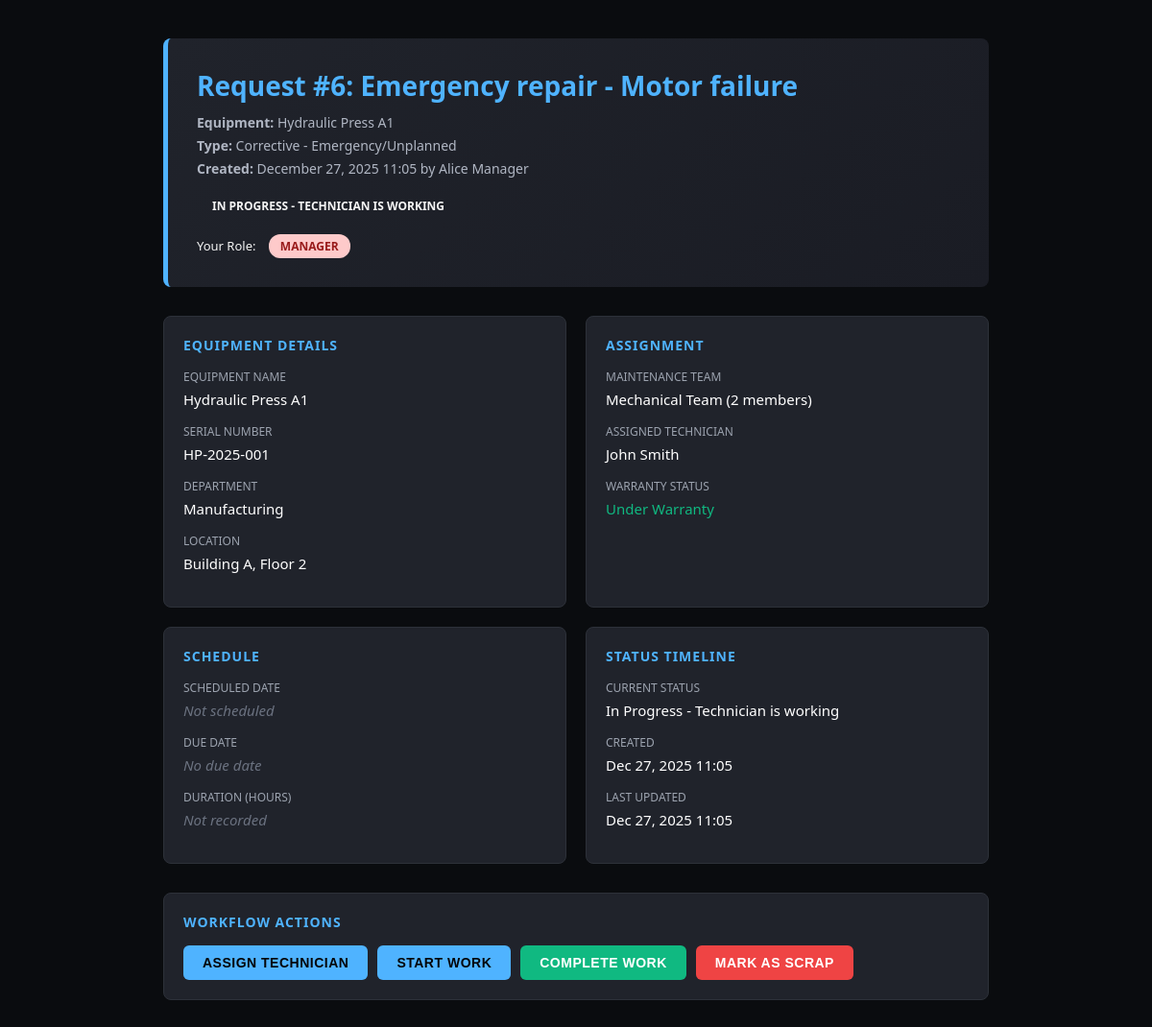
/maintenance/request/6/ (signed in), run on the app's committed database.
### maintenance/models.py (models this page shows, shortened)
class MaintenanceRequest(models.Model):
    REQUEST_TYPE_CHOICES = [
        ('Corrective', 'Corrective - Emergency/Unplanned'),
        ('Preventive', 'Preventive - Scheduled Maintenance'),
    ]
    STATUS_CHOICES = [
        ('New', 'New - Created, not yet assigned'),
        ('In Progress', 'In Progress - Technician is working'),
        ('Repaired', 'Repaired - Completed successfully'),
        ('Scrap', 'Scrap - Equipment marked for disposal'),
    ]
    subject = models.CharField(
        max_length=255,
        help_text="Brief description of the problem or maintenance task"
    )
    request_type = models.CharField(
        max_length=20,
        choices=REQUEST_TYPE_CHOICES,
        help_text="Type of maintenance request"
    )
    equipment = models.ForeignKey(
        Equipment,
        on_delete=models.CASCADE,
        related_name='maintenance_requests',
        help_text="Equipment requiring maintenance"
    )
    assigned_team = models.ForeignKey(
        MaintenanceTeam,
        on_delete=models.SET_NULL,
        null=True,
        blank=True,
        related_name='maintenance_requests',
        help_text="Team assigned to handle this request (auto-filled from equipment default)"
    )
    assigned_technician = models.ForeignKey(
        User,
        on_delete=models.SET_NULL,
        null=True,
        blank=True,
        related_name='assigned_maintenance_requests',
        help_text="Individual technician assigned to complete the work"
    )
    status = models.CharField(
        max_length=20,
        choices=STATUS_CHOICES,
        default='New',
        help_text="Current status of the maintenance request"
    )
    created_by = models.ForeignKey(
        User,
        on_delete=models.SET_NULL,
        null=True,
        blank=True,
        related_name='created_maintenance_requests',
        help_text="User who created this maintenance request"
    )
    scheduled_date = models.DateField(
        null=True,
        blank=True,
        help_text="Scheduled date for preventive maintenance"
    )
    due_date = models.DateField(
        null=True,
        blank=True,
        help_text="Target completion date"
    )
    duration = models.FloatField(
        null=True,
        blank=True,
        help_text="Estimated or actual duration in hours"
    )
    created_at = models.DateTimeField(auto_now_add=True, null=True, blank=True)
    updated_at = models.DateTimeField(auto_now=True)
    class Meta:
        verbose_name = "Maintenance Request"
        verbose_name_plural = "Maintenance Requests"
        ordering = ['-created_at']
        indexes = [
            models.Index(fields=['status']),
            models.Index(fields=['request_type']),
            models.Index(fields=['equipment']),
            models.Index(fields=['assigned_technician']),
            models.Index(fields=['scheduled_date']),
        ]
    @property
    def is_overdue(self):
        if not self.due_date:
            return False
        from datetime import date
        return date.today() > self.due_date and self.status != 'Repaired'

### equipment/models.py (models this page shows, shortened)
class Equipment(models.Model):
    name = models.CharField(
        max_length=150,
        help_text="Equipment name (e.g., 'Hydraulic Press A1', 'CNC Machine 3')"
    )
    serial_number = models.CharField(
        max_length=100,
        unique=True,
        help_text="Unique manufacturer serial number"
    )
    department = models.CharField(
        max_length=100,
        help_text="Department responsible for this equipment"
    )
    location = models.CharField(
        max_length=200,
        help_text="Physical location within facility (e.g., 'Building A, Floor 2, Section 3')"
    )
    assigned_employee = models.ForeignKey(
        User,
        on_delete=models.SET_NULL,
        null=True,
        blank=True,
        related_name='assigned_equipment',
        help_text="Primary employee responsible for this equipment"
    )
    default_maintenance_team = models.ForeignKey(
        MaintenanceTeam,
        on_delete=models.SET_NULL,
        null=True,
        blank=True,
        related_name='default_for_equipment',
        help_text="Default team for maintenance requests on this equipment"
    )
    default_technician = models.ForeignKey(
        User,
        on_delete=models.SET_NULL,
        null=True,
        blank=True,
        related_name='default_technician_for_equipment',
        help_text="Preferred technician for this equipment"
    )
    purchase_date = models.DateField(
        help_text="Date equipment was purchased"
    )
    warranty_expiry_date = models.DateField(
        null=True,
        blank=True,
        help_text="Date warranty expires"
    )
    is_scrapped = models.BooleanField(
        default=False,
        help_text="Whether equipment is logically scrapped (not deleted from system)"
    )
    created_at = models.DateTimeField(auto_now_add=True, null=True, blank=True)
    updated_at = models.DateTimeField(auto_now=True)
    class Meta:
        verbose_name = "Equipment"
        verbose_name_plural = "Equipment"
        ordering = ['name']
        indexes = [
            models.Index(fields=['serial_number']),
            models.Index(fields=['is_scrapped']),
        ]
    @property
    def is_under_warranty(self):
        if not self.warranty_expiry_date:
            return False
        from datetime import date
        return date.today() <= self.warranty_expiry_date

### teams/models.py (models this page shows, shortened)
class MaintenanceTeam(models.Model):
    name = models.CharField(
        max_length=100,
        unique=True,
        default='Unnamed Team',
        help_text="Unique team name (e.g., 'Hydraulics Team', 'Electrical Team')"
    )
    description = models.TextField(
        blank=True,
        null=True,
        help_text="Team specialization and responsibilities"
    )
    members = models.ManyToManyField(
        User,
        related_name='maintenance_teams',
        help_text="Team members eligible to be assigned as technicians"
    )
    created_at = models.DateTimeField(auto_now_add=True, null=True, blank=True)
    updated_at = models.DateTimeField(auto_now=True)
    class Meta:
        verbose_name = "Maintenance Team"
        verbose_name_plural = "Maintenance Teams"
        ordering = ['name']
    @property
    def member_count(self):
        return self.members.count()

### maintenance/views.py (the view)
# urls.py: path('request/<int:request_id>/', views.request_detail, name='request_detail'),
@login_required
@require_http_methods(["GET"])
def request_detail(request, request_id):
    try:
        maintenance_request = MaintenanceRequest.objects.get(id=request_id)
    except MaintenanceRequest.DoesNotExist:
        return render(request, 'maintenance/request_not_found.html', {
            'error': 'Request not found'
        }, status=404)
    actions = get_available_actions(maintenance_request, request.user)
    state = get_workflow_state(maintenance_request)
    user_role = PermissionChecker.get_user_role(request.user)
    context = {
        'request': maintenance_request,
        'actions': actions,
        'state': state,
        'user_role': user_role,
        'available_technicians': (
            maintenance_request.assigned_team.members.all()
            if maintenance_request.assigned_team else []
        )
    }
    return render(request, 'maintenance/request_detail.html', context)

### maintenance/templates/maintenance/request_detail.html (shortened to what this page needs)
<!DOCTYPE html>
<html lang="en">
<head>
    <link rel="stylesheet" href="/static/style.css">
    <link rel="stylesheet" href="/static/maintenance-form.css">
</head>
<body style="background: #0a0c0f;">
    <div class="request-detail">
        <div class="request-header">
            <h1>Request #{{ request.id }}: {{ request.subject }}</h1>
            <p><strong>Equipment:</strong> {{ request.equipment.name }}</p>
            <p><strong>Type:</strong> {{ request.get_request_type_display }}</p>
            <p><strong>Created:</strong> {{ request.created_at|date:"F d, Y H:i" }} by {{ request.created_by.get_full_name }}</p>
            <span class="request-status status-{{ request.status|lower|add:'-progress'|cut:' ' }}">
                {{ request.get_status_display }}
            </span>
            <div style="margin-top: 15px; font-size: 13px;">
                Your Role: <span class="role-badge role-{{ user_role }}">{{ user_role }}</span>
            </div>
        </div>
        <div class="request-grid">
            <div class="request-section">
                <h3>Equipment Details</h3>
                <div class="request-field">
                    <label>Equipment Name</label>
                    <value>{{ request.equipment.name }}</value>
                </div>
                <div class="request-field">
                    <label>Serial Number</label>
                    <value>{{ request.equipment.serial_number }}</value>
                </div>
                <div class="request-field">
                    <label>Department</label>
                    <value>{{ request.equipment.department }}</value>
                </div>
                <div class="request-field">
                    <label>Location</label>
                    <value>{{ request.equipment.location }}</value>
                </div>
            </div>
            <div class="request-section">
                <h3>Assignment</h3>
                <div class="request-field">
                    <label>Maintenance Team</label>
                    <value>
                        {% if request.assigned_team %}
                            {{ request.assigned_team.name }} ({{ request.assigned_team.member_count }} members)
                        {% else %}
                            <span class="value-empty">Not assigned</span>
                        {% endif %}
                    </value>
                </div>
                <div class="request-field">
                    <label>Assigned Technician</label>
                    <value>
                        {% if request.assigned_technician %}
                            {{ request.assigned_technician.get_full_name }}
                        {% else %}
                            <span class="value-empty">Not assigned</span>
                        {% endif %}
                    </value>
                </div>
                <div class="request-field">
                    <label>Warranty Status</label>
                    <value>
                        {% if request.equipment.is_under_warranty %}
                            <span style="color: #10b981;">Under Warranty</span>
                        {% else %}
                            <span style="color: #ef4444;">Out of Warranty</span>
                        {% endif %}
                    </value>
                </div>
            </div>
            <div class="request-section">
                <h3>Schedule</h3>
                <div class="request-field">
                    <label>Scheduled Date</label>
                    <value>
                        {% if request.scheduled_date %}
                            {{ request.scheduled_date|date:"F d, Y" }}
                        {% else %}
                            <span class="value-empty">Not scheduled</span>
                        {% endif %}
                    </value>
                </div>
                <div class="request-field">
                    <label>Due Date</label>
                    <value>
                        {% if request.due_date %}
                            {{ request.due_date|date:"F d, Y" }}
                            {% if request.is_overdue %}<span style="color: #ef4444;"> (OVERDUE)</span>{% endif %}
                        {% else %}
                            <span class="value-empty">No due date</span>
                        {% endif %}
                    </value>
                </div>
                <div class="request-field">
                    <label>Duration (Hours)</label>
                    <value>
                        {% if request.duration %}
                            {{ request.duration }} hours
                        {% else %}
                            <span class="value-empty">Not recorded</span>
                        {% endif %}
                    </value>
                </div>
            </div>
            <div class="request-section">
                <h3>Status Timeline</h3>
                <div class="request-field">
                    <label>Current Status</label>
                    <value>{{ request.get_status_display }}</value>
                </div>
                <div class="request-field">
                    <label>Created</label>
                    <value>{{ request.created_at|date:"M d, Y H:i" }}</value>
                </div>
                <div class="request-field">
                    <label>Last Updated</label>
                    <value>{{ request.updated_at|date:"M d, Y H:i" }}</value>
                </div>
            </div>
        </div>
        <div class="actions-section">
            <h3>Workflow Actions</h3>
            <div class="action-buttons">
                <button id="btn-assign" class="btn btn-primary" onclick="showAssignForm()">
                    Assign Technician
                </button>
                <button id="btn-start" class="btn btn-primary" onclick="startWork()">
                    Start Work
                </button>
                <button id="btn-complete" class="btn btn-success" onclick="showCompleteForm()">
                    Complete Work
                </button>
                <button id="btn-scrap" class="btn btn-danger" onclick="scrapRequest()">
                    Mark as Scrap
                </button>
            </div>
        </div>
    </div>
</body>
</html>

### data on the page
MaintenanceRequest: id "6", subject "Emergency repair - Motor failure", equipment.name "Hydraulic Press A1", request_type "Corrective - Emergency/Unplanned", created_at "December 27, 2025 11:05", created_by.get_full_name "Alice Manager", status "IN PROGRESS - TECHNICIAN IS WORKING", equipment.serial_number "HP-2025-001", equipment.department "Manufacturing", equipment.location "Building A, Floor 2", assigned_team.name "Mechanical Team", assigned_team.member_count "2", assigned_technician.get_full_name "John Smith", status "In Progress - Technician is working", created_at "Dec 27, 2025 11:05", updated_at "Dec 27, 2025 11:05"

### other printed values
{{ user_role }} "MANAGER"
